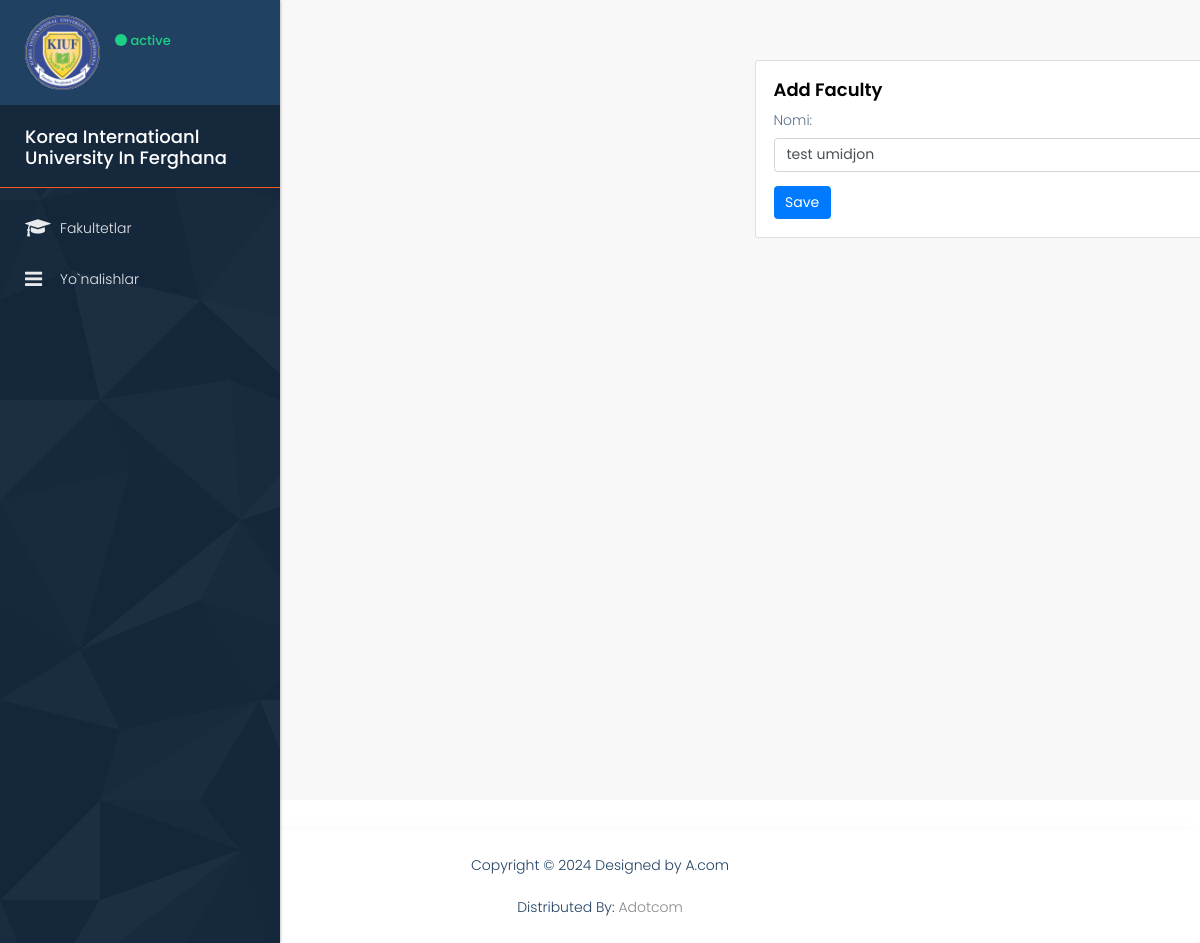
Page /facultyupdate/9/ (signed in) on the earlier database version.
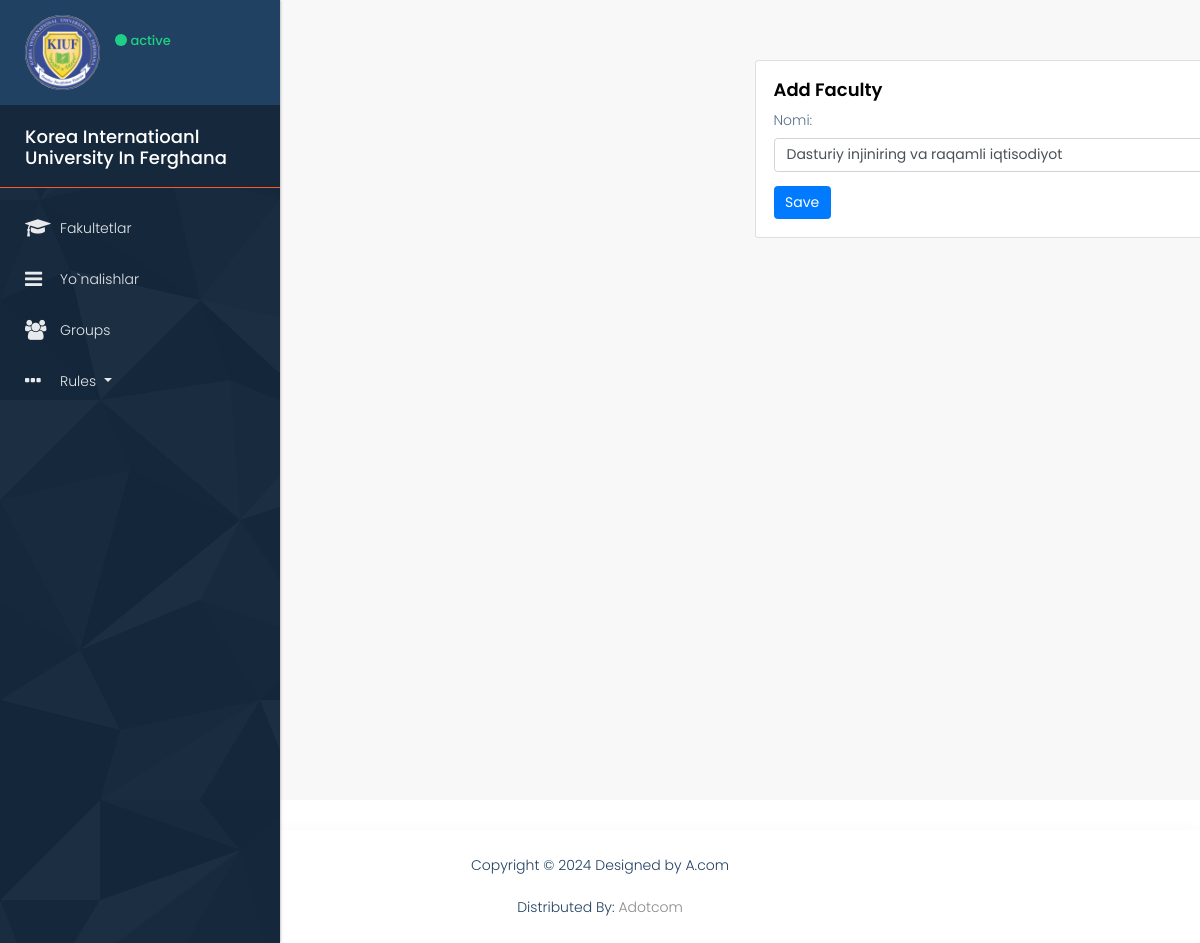
Same page on the later database version.
### user/models.py (models this page shows, shortened)
class Faculty(models.Model):
    org = models.ForeignKey(Organization, on_delete=models.CASCADE)
    name = models.CharField(max_length=100)
    created_at = models.DateTimeField(auto_now_add=True)
    class Meta:
        verbose_name_plural = 'Fakultetlar'

### user/views.py (the view)
# urls.py: path('facultyupdate/<int:pk>/', faculty_update, name='facultyupdate'),
@login_required(login_url='login')
def faculty_update(request, pk):
    if request.user.user_permissions.filter(codename='change_faculty').exists():
        faculty = Faculty.objects.get(id=pk)
        form = FacultyForm(instance=faculty)
        if request.method == 'POST':
            form = FacultyForm(request.POST, instance=faculty)
            if form.is_valid():
                form.save()
                return redirect('dashboard')
        context = {'form': form}
        return render(request, 'baseapp/faculty_form.html', context)
    messages.error(request, 'You do not have permission to update faculty')
    return redirect('dashboard')

### user/forms.py
class FacultyForm(forms.ModelForm):
    class Meta:
        model = Faculty
        fields = ['name']
        labels = {
            'name': 'Nomi'
        }
        widgets = {
            'name': forms.TextInput(attrs={'class': 'form-control'})
        }

### templates/baseapp/faculty_form.html (shortened to what this page needs)
{% extends  'layouts/formsbase.html' %}
{% load static %}
{% block content %}
<div class="col-12 grid-margin" style="padding-left: 450px">
    <div class="card" style="width: 40rem;">
        <div class="card-body">
            <h4 class="card-title
                     ">Add Faculty</h4>
            <form action="" method="post">
                <div class="form-group">
                    {{ form.as_p }}
                </div>
                <button type="submit" class="btn btn-primary mr-2">Save</button>
            </form>
        </div>
    </div>
</div>
{% endblock %}

### templates/layouts/formsbase.html (shortened to what this page needs)
{% load static %}
<!DOCTYPE html>
<html lang="en">
<head>
    <link rel="stylesheet" href="{% static 'css/bootstrap.min.css' %}"/>
    <link rel="stylesheet" href="{% static 'style.css' %}"/>
    <link rel="stylesheet" href="{% static 'css/responsive.css' %}"/>
    <link rel="stylesheet" href="{% static 'css/bootstrap-select.css' %}"/>
    <link rel="stylesheet" href="{% static 'css/perfect-scrollbar.css' %}"/>
    <link rel="stylesheet" href="{% static 'css/custom.css' %}"/>
</head>
<body class="dashboard dashboard_1">
<div class="full_container">
    <div class="inner_container">
        {% include 'layouts/navbar.html' %}
        <div id="content">
            {% block content %}
            {% endblock %}
        </div>
    </div>
        <div class="footer">
            <p>Copyright © 2024 Designed by A.com<br><br>
                Distributed By: <a href="https://telegram.com/khashimov">Adotcom</a>
            </p>
        </div>
    </div>
</body>
</html>

### templates/layouts/navbar.html (shortened to what this page needs)
{% load static %}
<nav id="sidebar">
    <div class="sidebar_user_info">
        <div class="user_profle_side">
            <div class="user_img"><img class="img-responsive"
                                       src="{% static 'images/logo/photo_2023-01-10_11-51-55.jpg' %}" alt="#">
            </div>
            <div class="user_info">
                <p><span class="online_animation"></span> active</p>
            </div>
        </div>
    </div>
    <div class="sidebar_blog_2">
        <h4>Korea Internatioanl University In Ferghana</h4>
        <ul class="list-unstyled components">
            {% if perms.user.view_faculty %}
                <li class="active">
                    <a href="{% url 'dashboard' %}"><i class="fa fa-graduation-cap"></i> <span>Fakultetlar</span></a>
                </li>
            {% endif %}
            {% if perms.user.view_yonalish %}
                <li><a href="{% url 'yonalishlar' %}"><i class="fa fa-bars"></i> <span>Yo`nalishlar</span></a></li>
            {% endif %}
            {% if perms.user.view_guruh %}
                <li><a href="{% url 'guruh' %}"><i class="fa fa-users"></i> <span>Groups</span></a></li>
            {% endif %}
            <li>
                {% if perms.user.view_userrulser %}
                <div class="dropdown">
                    <a class="dropdown-toggle" href="" role="button" id="dropdownMenuLink"
                       data-toggle="dropdown" aria-expanded="false">
                        <i class="fa fa-ellipsis-h"></i>
                        Rules
                    </a>
                </div>
                {% endif %}
            </li>
        </ul>
    </div>
</nav>

### assets/style.css (style rules this page uses)
* { margin: 0; padding: 0; outline: none !important; }
html, body { color: #898989; font-size: 14px; font-family: 'Poppins', sans-serif; line-height: normal; font-weight: 300; overflow-x: hidden !important; }
a { color: #1f1f1f; text-decoration: none !important; outline: none !important; -webkit-transition: all .3s ease-in-out; -moz-transition: all .3s ease-in-out; -ms-transition: all .3s ease-in-out; -o-transition: all .3s ease-in-out; transition: all .3s ease-in-out; }
h1, h2, h3, h4, h5, h6 { letter-spacing: 0; font-weight: normal; position: relative; padding: 0; font-weight: normal; line-height: normal; color: #1f1f1f; margin: 0 }
.img-responsive { max-width: 100%; }
h4 { font-size: 16px }
a { color: #898989; text-decoration: none; outline: none; }
a, .btn { text-decoration: none !important; outline: none !important; -webkit-transition: all .3s ease-in-out; -moz-transition: all .3s ease-in-out; -ms-transition: all .3s ease-in-out; -o-transition: all .3s ease-in-out; transition: all .3s ease-in-out; }
ul { list-style-type: none; padding: 0px; margin: 0px; }
h4 { font-size: 18px; color: #000; line-height: 21px; font-weight: 600; text-transform: none; margin-bottom: 15px; }
p { color: #58718a; font-size: 14px; line-height: 21px; }
button, input, select, textarea, option { font-family: 'Poppins', sans-serif; }
.full_container { width: 100%; max-width: 100%; padding: 0; margin: 0; }
.inner_container { padding: 0; margin: 0; display: flex; }
i, span { display: inline-block; }
#sidebar { min-width: 280px; max-width: 280px; background-color: #15283c; color: #fff; transition: all 0.3s; position: relative; z-index: 11; box-shadow: 0 0 3px 0px rgba(0, 0, 0, 0.4); float: left; width: 100%; background-image: url('images/layout_img/pattern_h.png'); position: fixed; height: 100%; overflow: auto; }
.sidebar_blog_1, .sidebar_blog_2, .sidebar_blog_3 { float: left; width: 100%; }
#sidebar ul li a { text-align: left; }
#sidebar ul.components { padding: 15px 0; margin: 0; float: left; width: 100%; }
#sidebar ul li a { padding: 15px 25px; display: block; font-size: 14px; color: rgba(255, 255, 255, 0.9); font-weight: 300; }
#sidebar ul.components li { position: relative; }
#sidebar ul li a i { margin-right: 20px; width: 15px; font-size: 20px; float: left; }
#content { width: 100%; min-height: 100vh; transition: ease all 0.3s; position: relative; padding: 60px 25px 25px 305px; background: #f8f8f8; }
.user_profle_side { display: flex; }
.sidebar_user_info { padding: 15px 25px; background: #214162; }
.user_img img { border-radius: 100% 100%; }
.user_info { margin: 0 0 0 15px; padding-top: 15px; }
.online_animation { width: 12px; height: 12px; background: #1ed085; border-radius: 100%; margin-top: 0; position: relative; top: 1px; -webkit-animation: online 2s infinite; animation: online 2s infinite }
.user_info p { font-size: 13px; font-weight: 500; color: #1ed085; margin: 0; }
.user_img { width: 75px; height: 75px; float: left; }
#sidebar h4 { background: #15283c; margin: 0; padding: 21px 25px 19px; font-weight: 500; font-size: 18px; color: #fff; border-bottom: solid #ff5722 1px; }
.footer { min-height: 65px; background: #fff; margin-top: 30px; box-shadow: 0 5px 20px rgba(0, 0, 0, 0.05); border-radius: 5px; width: 100%; }
.footer p { margin: 0; line-height: normal; text-align: center; font-size: 14px; font-weight: 300; color: #214162; padding: 25px 15px; }
.btn { font-size: 14px; }
.form-control { padding-left: 12px ; }

### assets/css/perfect-scrollbar.css (style rules this page uses)
.ps { overflow: hidden !important; overflow-anchor: none; -ms-overflow-style: none; touch-action: auto; -ms-touch-action: auto; }

Differences in the rows shown:
changed Faculty: name "test umidjon" → "Dasturiy injiniring va raqamli iqtisodiyot"
Other differences:
text now shown: "Groups Rules"
